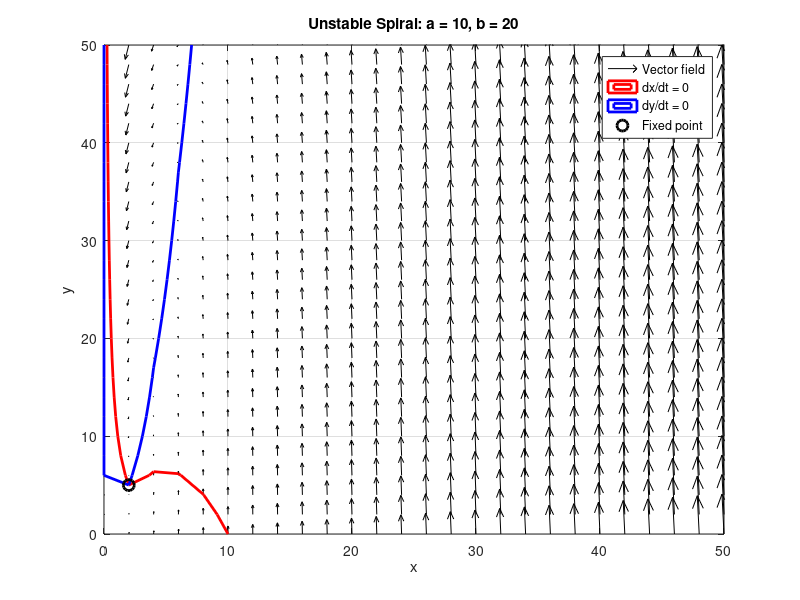

Recreate this plot in MATLAB.
% unstable_spiral_plot.m
% Phase portrait and nullclines for an unstable spiral (a = 10, b = 20)

% Parameters
a = 10;
b = 20;
x_fp = a / 5;
y_fp = 1 + x_fp^2;

% Grid
[x, y] = meshgrid(0:2:50, 0:2:50);

% Vector field
dx = a - x - (4.*x.*y) ./ (1 + x.^2);
dy = b.*x .* (1 - y ./ (1 + x.^2));

% Plot
figure;
quiver(x, y, dx, dy, 'k', 'AutoScale', 'on', 'AutoScaleFactor', 1.5); hold on;
contour(x, y, dx, [0 0], 'r', 'LineWidth', 2); % dx/dt = 0
contour(x, y, dy, [0 0], 'b', 'LineWidth', 2); % dy/dt = 0
plot(x_fp, y_fp, 'ko', 'MarkerSize', 8, 'LineWidth', 2); % fixed point

xlabel('x'); ylabel('y');
title('Unstable Spiral: a = 10, b = 20');
legend('Vector field', 'dx/dt = 0', 'dy/dt = 0', 'Fixed point');
axis([0 50 0 50]); grid on;
